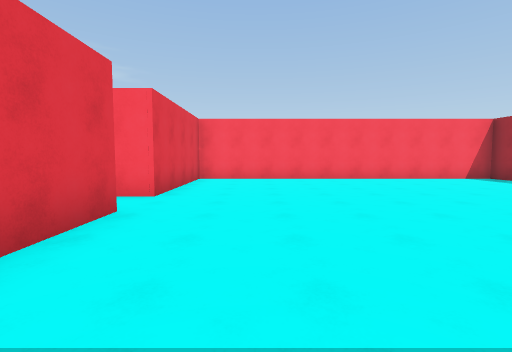
view 1 (above)

24 first-person views from a walk through a 3-D level made in the Unity game engine. The camera is 1.5 m above the floor, tilts 4° down and sees 85° across. The floor is counted in squares, 2 m on a side. Each view is taken from the middle of a square. On the plan, view 1 faces up. The plan holds only what a view shows up to about 10 squares ahead; the rest is blank. The place goes on beyond the plan. The player character is not drawn. Some animated figures are not drawn.

view 2
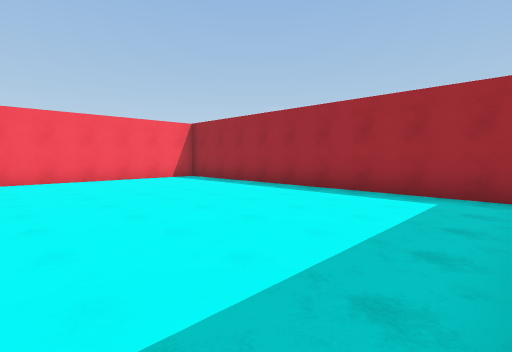

view 3
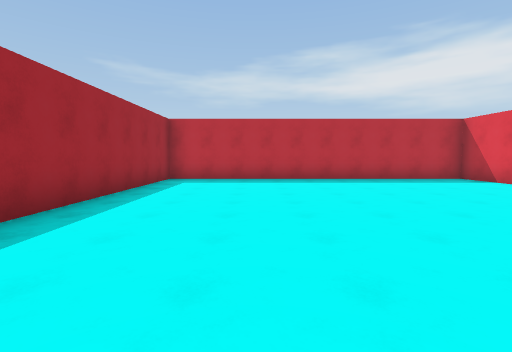

view 4
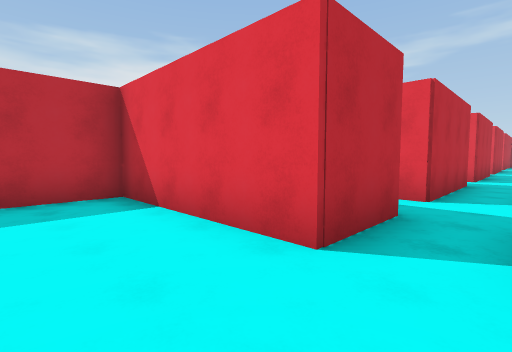

view 5
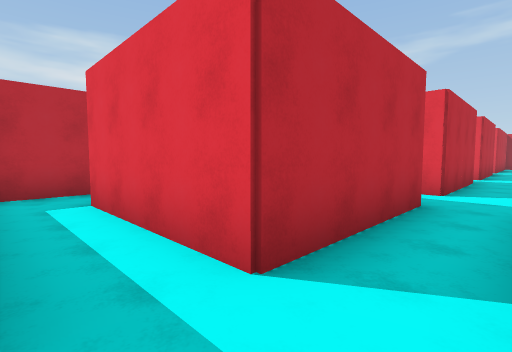

view 6
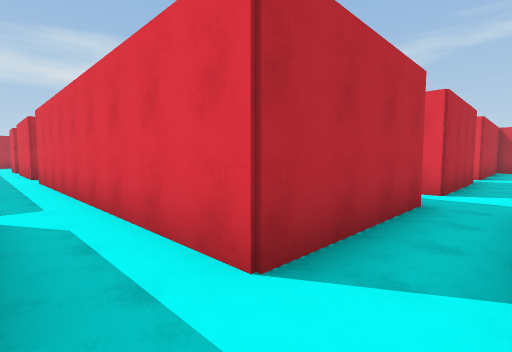

view 7
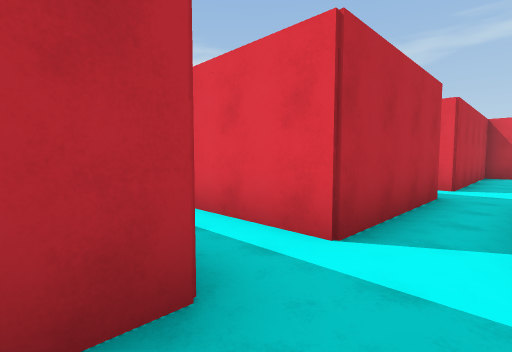

view 8
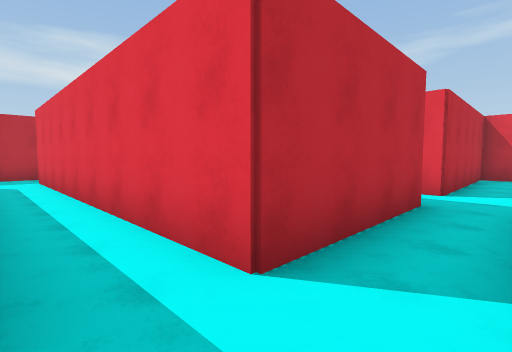

view 9
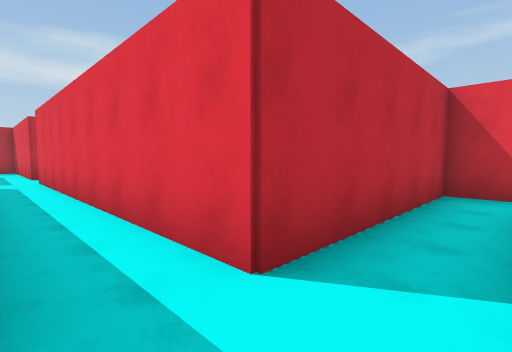

view 10
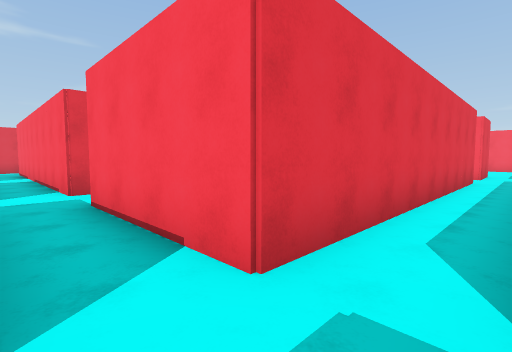

view 11
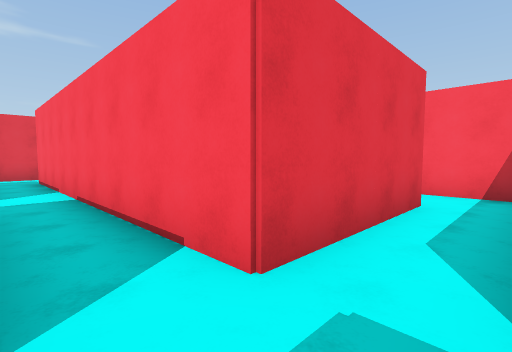

view 12
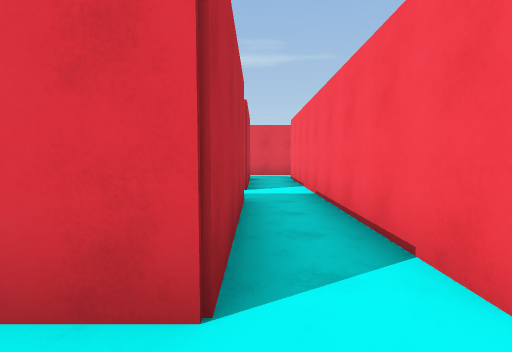

view 13
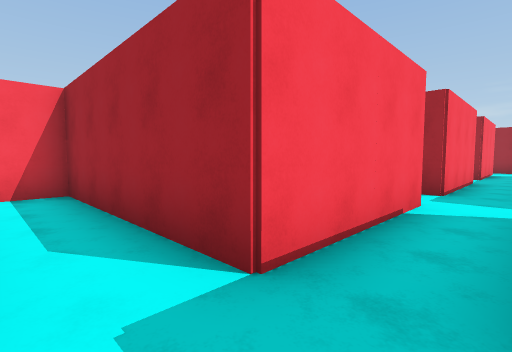

view 14
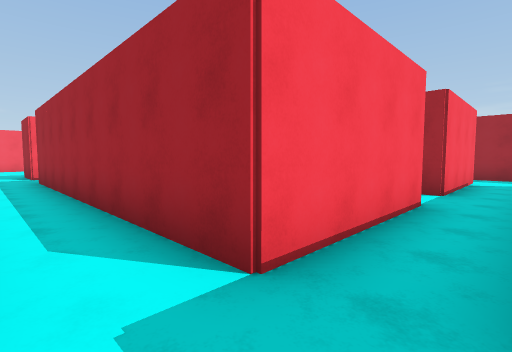

view 15
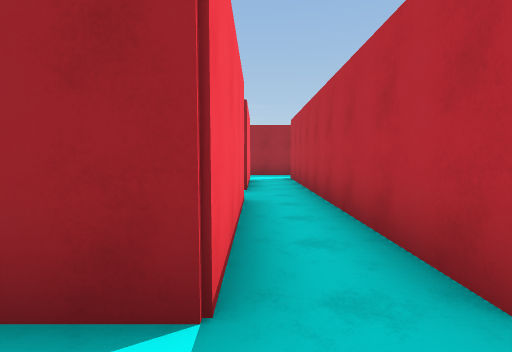

view 16
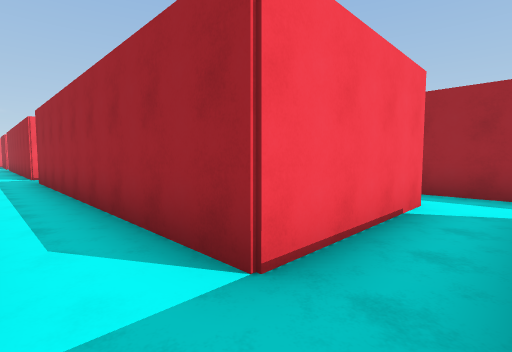

view 17
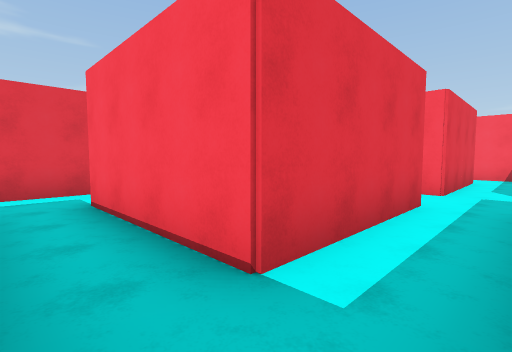

view 18
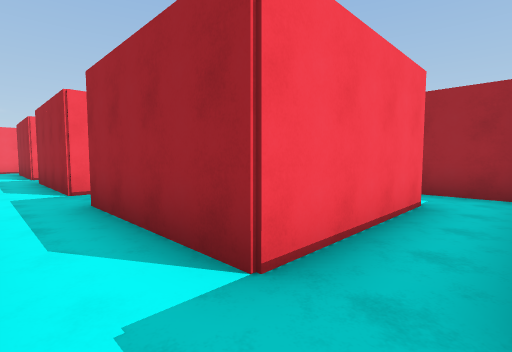

view 19
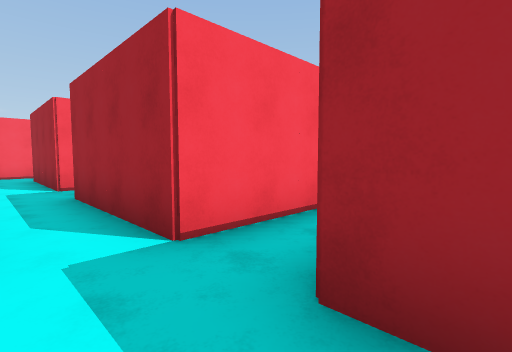

view 20
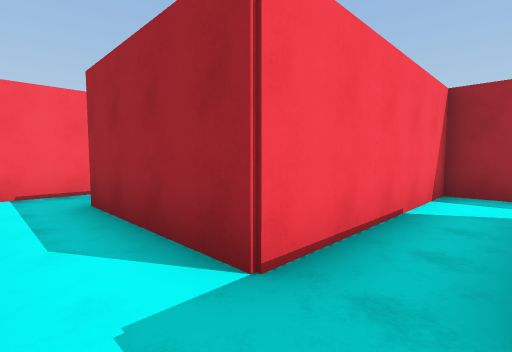

view 21
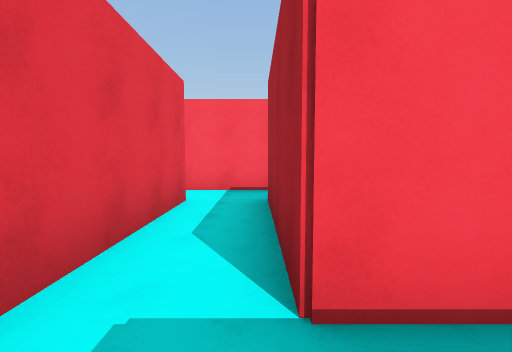

view 22
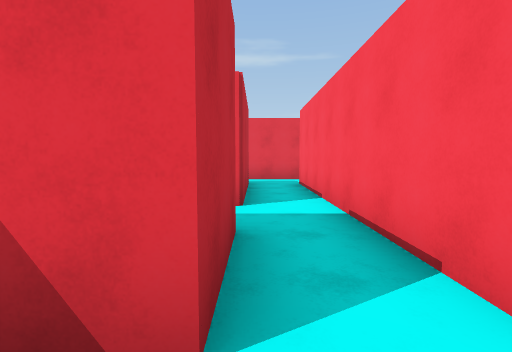

view 23
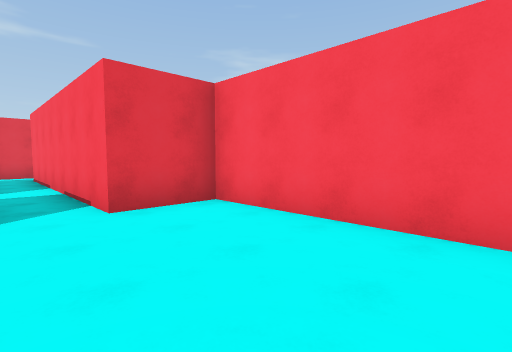

view 24
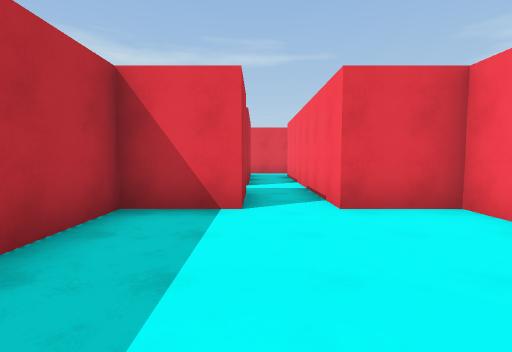

### Floor plan
Points are (right, up) in squares from view 1. A wall is a line through its corners. A room is listed if a view was taken in it or the views show most of it. See-through windows are left out.
Room 1 (views 1, 2, 3, 4)
walls: (-1.9, 3.8) (-1.9, -0.4) (7.9, -0.4) (7.9, 9.4) (-1.9, 9.4) (-1.9, 5.2)
ways out: opening at (-2.5, 4.5) to room 2
Room 2 (views 5, 6, 7, 8, 9, 10, 11, 12, 13, 14, 15, 16, 17, 18, 19, 20, 21)
walls: (-18.8, 5.1) (-18.8, 7); (-18.8, 3.8) (-15.2, 3.8) (-15.2, -4.8) (-18.8, -4.8) (-18.8, 3.8); (-20.2, 7) (-20.2, 5.1); (-13.8, 5.1) (-13.8, 7); (-13.8, 3.8) (-10.2, 3.8) (-10.2, -4.8) (-13.8, -4.8) (-13.8, 3.8); (-25.2, 4.8) (-25.2, 3.8) (-20.2, 3.8) (-20.2, -4.8) (-23.8, -4.8) (-23.8, 0.2) (-25.6, 0.2); (-8.8, 3.8) (-5.2, 3.8) (-5.2, 0.2) (-8.8, 0.2) (-8.8, 3.8); (-25.2, -1.2) (-25.2, -4.8) (-33.5, -4.8); (-13.2, 13.8) (-10.2, 13.8) (-10.2, 10.2); (-15.2, 15.5) (-15.2, 13.8); (-18.8, -6.2) (-10.2, -6.2) (-10.2, -7.5); (-20.2, -6.1) (-20.2, -7.5); (-5.2, 8.8) (-5.2, 5.2) (-8.8, 5.2) (-8.8, 8.8); (-5.6, -1.2) (-4.2, -1.2); (-3.9, 3.8) (-1.9, 3.8); (-8.8, -5.8) (-8.8, -4.4); (-3.8, 9.2) (-3.8, 10.2) (-8.8, 10.2) (-8.8, 13.8) (-7, 13.8); (-7, 15.2) (-13.8, 15.2); (-3.8, -0.8) (-3.8, 0.6); (-28.5, -6.2) (-25.2, -6.2) (-25.2, -7.2); (-1.9, 5.2) (-2.6, 5.2); (-32.4, -6.2) (-30.4, -6.2)
ways out: opening at (-2.5, 4.5) to room 1; opening at (-7.5, 14.5) to room 3; opening at (-19.5, 6.5)
Room 3 (views 22, 23, 24)
walls: (-7, 13.8) (-7, 12.1) (-5, 12.1); (-3, 17) (-7, 17) (-7, 15.2)
ways out: opening at (-7.5, 14.5) to room 2

Where each view was taken, in squares from view 1:
view 1: 0 up, 0 right, facing up
view 2: 0 up, 2 right, facing up-right
view 3: 9 up, 5 right, facing down
view 4: 5 up, 0 right, facing down-left
view 5: 5 up, 4 left, facing down-left
view 6: 5 up, 9 left, facing down-left
view 7: 5 up, 13 left, facing down-left
view 8: 5 up, 14 left, facing down-left
view 9: 5 up, 19 left, facing down-left
view 10: 6 down, 19 left, facing up-left
view 11: 6 down, 24 left, facing up-left
view 12: 6 down, 24 left, facing left
view 13: 6 down, 25 left, facing up-right
view 14: 6 down, 20 left, facing up-right
view 15: 5 down, 20 left, facing right
view 16: 6 down, 15 left, facing up-right
view 17: 1 down, 4 left, facing up-left
view 18: 1 down, 10 left, facing up-right
view 19: 3 up, 10 left, facing up-right
view 20: 9 up, 10 left, facing up-right
view 21: 9 up, 9 left, facing up
view 22: 14 up, 6 left, facing left
view 23: 14 up, 3 left, facing up-left
view 24: 14 up, 3 left, facing left
